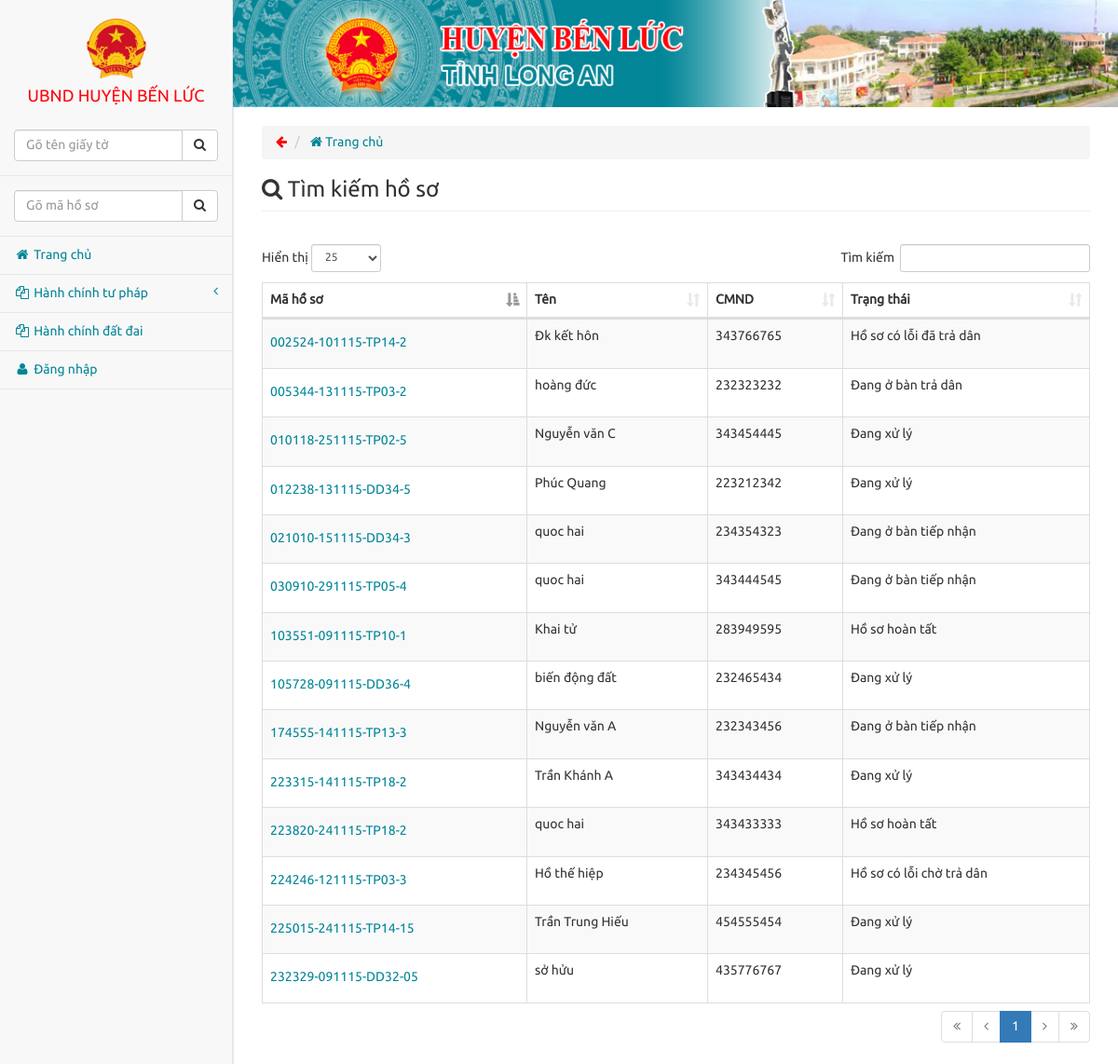
Page /index.php/admin/xem_ho_so on the earlier database version.
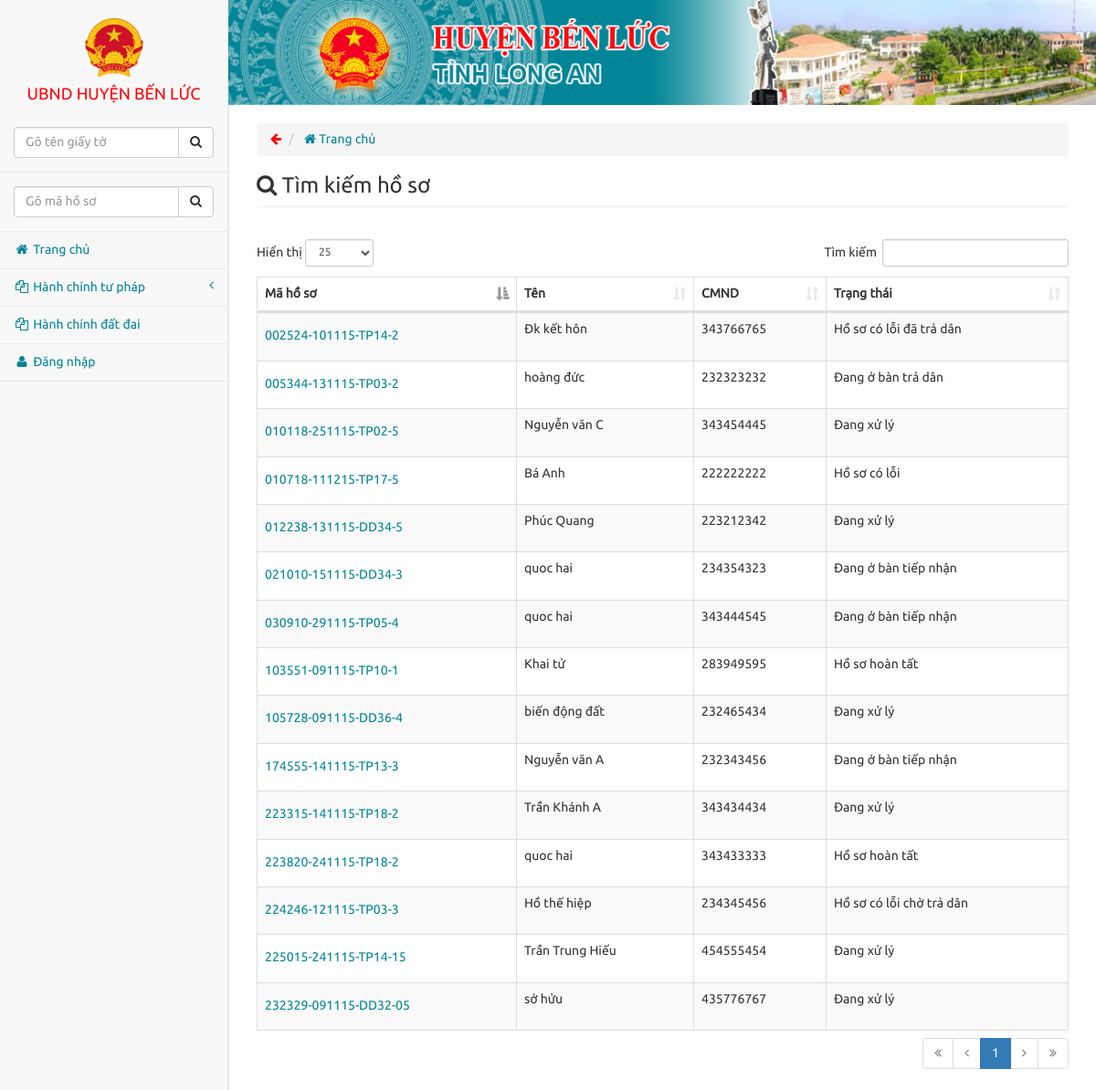
Same page on the later database version.
### tables this page shows
CREATE TABLE IF NOT EXISTS `ho_so` (
  `id` int(11) NOT NULL AUTO_INCREMENT,
  `mshs` varchar(200) NOT NULL,
  `name` varchar(200) NOT NULL,
  `type` int(11) NOT NULL,
  `cmnd` int(11) NOT NULL,
  `status` int(11) NOT NULL,
  `mcb` varchar(200) NOT NULL,
  `ngay_tra` varchar(200) NOT NULL,
  `sdt` varchar(200) NOT NULL,
  `dia_chi` text NOT NULL,
  `tt_giay_to_da_thu` text NOT NULL,
  `note` text NOT NULL,
  `error` text NOT NULL,
  `tien_thu` int(11) NOT NULL,
  PRIMARY KEY (`id`)
);

### application/controllers/admin/Xem_ho_so.php (called while the page is built, shortened)
<?php
class Xem_ho_so extends CI_Controller {
	public function index()
	{
		$this->load->model('ho_so');
		$data['title'] = 'Hồ sơ chi tiết - UBND Huyện Bến Lức';
		$this->load->view('templates/header', $data);
		$this->load->view('templates/aside');
		$this->load->view('templates/nav');
		$query = $this->ho_so->search_ho_so($this->input->post('num_search'),
			100,0);
		if($query){
			$this->load->view('ho_so_view',array(
					'query'=>$query
				));
		}else{
			redirect(base_url('trang_chu'));
		}
		$this->load->view('templates/footer');
	}
}

### index.php (called while the page is built, shortened)
<?php
require_once BASEPATH.'core/CodeIgniter.php';

### application/models/Ho_so.php (called while the page is built, shortened)
<?php
class Ho_so extends CI_Model {
    public function search_ho_so($id, $limit, $offset){
        $query = $this->db->get('ho_so');
        $array=array();
        $low_key=strval ($id);
       $low_key=strtolower($low_key);
      foreach($query->result_array() as $row){
        $low_search=strtolower($row['mshs']);
        $pos = strpos($low_search, $low_key);
        $pos1 = strpos($row['cmnd'], $low_key);
        if (($pos === false)&&($pos1 === false)) {
             } else {
                 $array[] = $row['id'];
            }
        }
        for ($i=0;$i<count($array);$i++){
            $this->db->or_where('id',  $array[$i]);
             }
        $this->db->limit($limit);
        $this->db->offset($offset);
        $q = $this->db->get('ho_so');
        return $q;
    }
}

### application/views/ho_so_view.php (the view, shortened to what this page needs)
<div class="col-lg-12">
    <ol class="breadcrumb">
        <li class="cursor back">
            <i class="fa fa-arrow-left"></i>
        </li>
        <li>
            <a href="<?php echo base_url('trang_chu'); ?>">
                <i class="fa fa-home"></i> Trang chủ
            </a>
        </li>
    </ol>
    <h3 class="page-header marTop"><i class="fa fa-search"></i> Tìm kiếm hồ sơ</h3>
    <div class="panel-body">
        <div class="row">
            <table id="table" class="table table-striped table-bordered">
                <thead>
                <tr>
                    <th>Mã hồ sơ</th>
                    <th>Tên</th>
                    <th>CMND</th>
                    <th>Trạng thái</th>
                </tr>
                </thead>
                <tbody>
            <?php
                foreach ($query->result() as $row){
  if($row->status==0) $arr='Đang ở bàn tiếp nhận';
  if($row->status==2)  $arr='Đang xử lý';
  if($row->status==4)  $arr='Đang ở bàn trả dân';
  if($row->status==5)  $arr='Hồ sơ hoàn tất';
  if($row->status==6)  $arr='Hồ sơ có lỗi';
  if($row->status==7)  $arr='Hồ sơ có lỗi chờ trả dân';
  if($row->status==8)  $arr='Hồ sơ có lỗi đã trả dân';
                echo '<tr>
              <td><a href="'.base_url().'admin/xem_ho_so/details/'.$row->id.'">
                <h5 class="truncate">'.$row->mshs.' </h5></a></td>
              <td> '.$row->name.'</td>
              <td>'.$row->cmnd.'</td>
                  <td>'.$arr.'</td>
                  </tr>';
                    }
                    ?>
                </tbody>
            </table>
        </div>
    </div>
</div>

### application/views/templates/header.php (shortened to what this page needs)
<!DOCTYPE html>
<html lang="en">
<head>
    <link href="<?php echo base_url('css/bootstrap.min.css'); ?>" rel="stylesheet">
    <link href="<?php echo base_url('css/jasny-bootstrap.min.css'); ?>" rel="stylesheet">
    <link href="<?php echo base_url('css/metisMenu.min.css'); ?>" rel="stylesheet">
    <link href="<?php echo base_url('css/demo-2.css'); ?>" rel="stylesheet">
    <link href="<?php echo base_url('css/font-awesome.min.css'); ?>" rel="stylesheet" type="text/css">
    <link href="<?php echo base_url('css/amaran.min.css'); ?>" rel="stylesheet">
    <link href="<?php echo base_url('css/dataTables.bootstrap.min.css'); ?>" rel="stylesheet">
    <link href="<?php echo base_url();?>css/jquery-ui.min.css" rel="stylesheet">
    <link href="<?php echo base_url('css/bootstrap-select.min.css'); ?>" rel="stylesheet" type="text/css">
</head>
<body>
<div id="wrapper">

### application/views/templates/aside.php (shortened to what this page needs)
<div class="navmenu navbar-default sidebar navmenu-fixed-left offcanvas-sm">
    <a class="navmenu-brand sidebar-nav visible-md visible-lg center" href="<?php echo base_url('trang_chu'); ?>">
        <img src="<?php echo base_url('img/logo.ico') ;?>" alt="">
        <p class="brand">UBND HUYỆN BẾN LỨC</p>
    </a>
    <ul class="nav navmenu-nav" id="side-menu">
        <li class="sidebar-search">
            <form  role="search" method="post"action="<?php echo base_url();?>phan_muc/8">
            <div class="input-group custom-search-form">
                <input type="text" class="form-control"name ="key_search" placeholder="Gõ tên giấy tờ">
                    <span class="input-group-btn">
                        <button class="btn btn-default" type="button">
                            <i class="fa fa-search"></i>
                        </button>
                    </span>
            </div>
            </form>
        </li>
        <li class="sidebar-search">
            <form role="search" method="post"action="<?php echo base_url();?>admin/xem_ho_so">
            <div class="input-group custom-search-form">
                <input type="text" class="form-control"name ="num_search" placeholder="Gõ mã hồ sơ">
                    <span class="input-group-btn">
                        <button class="btn btn-default" type="button">
                            <i class="fa fa-search"></i>
                        </button>
                    </span>
            </div>
            </form>
        </li>
        <li>
            <a href="<?php echo base_url('trang_chu'); ?>"><i class="fa fa-home fa-fw"></i> Trang chủ</a>
        </li>
        <li>
            <a href="<?php echo base_url('tu_phap'); ?>"><i class="fa fa-files-o fa-fw"></i> Hành chính tư pháp<span class="fa arrow"></span></a>
        </li>
        <li>
            <a href="<?php echo base_url('dat_dai'); ?>"><i class="fa fa-files-o fa-fw"></i> Hành chính đất đai</a>
        </li>
        <?php
        if (!isset($_SESSION['name_user'])){
        echo'
        <li>
            <a href="'. base_url('admin/admin').'"><i class="fa fa-user fa-fw"></i> Đăng nhập</a>
        </li>';}
        ?>
    </ul>
</div>

### application/views/templates/nav.php (shortened to what this page needs)
<div class="banner"></div>
<div id="page-wrapper">
    <div class="row">

### application/views/templates/footer.php (shortened to what this page needs)
</div>
</div>
</div>
</body>
</html>

### css/demo-2.css (style rules this page uses)
body { background-color: #f8f8f8; }
#wrapper { width: 100%; }
#page-wrapper { padding: 0 15px; min-height: 568px; background-color: #fff; }
@media (min-width:768px) { #page-wrapper { position: inherit; padding: 0 30px; border-left: 1px solid #e7e7e7; } }
.sidebar .sidebar-search { padding: 15px; }
.sidebar ul li { border-bottom: 1px solid #e7e7e7; }
.sidebar .arrow { float: right; }
.sidebar .fa.arrow:before { content: "\f104"; }
table.dataTable thead .sorting, table.dataTable thead .sorting_asc, table.dataTable thead .sorting_desc, table.dataTable thead .sorting_asc_disabled, table.dataTable thead .sorting_desc_disabled { background: 0 0; }
table.dataTable thead .sorting_asc:after { content: "\f0de"; float: right; font-family: fontawesome; }
table.dataTable thead .sorting:after { content: "\f0dc"; float: right; font-family: fontawesome; color: rgba(50,50,50,.5); }
.navmenu, .navbar-offcanvas { width: 250px; }
@media (min-width: 992px) { body { padding-left: 250px; } }
.banner { background-image: url("../img/banner.png"); background-repeat: no-repeat; background-size: cover; padding-bottom: 12.1%; }
body { font-family: ubuntu; }
.brand { padding-top: 10px; color: #ff040a; }
.navmenu-brand { padding-bottom: 0px; }
.center { text-align: center; }
.marTop { margin-top: 7px; }
.breadcrumb { margin-top: 20px; }
a { color: #018597; }
p { margin: 0px 0px 0px; }
.cursor { cursor: pointer; color: #ff040a; }
.table { margin-bottom: 0; }
li { list-style-type: none; }

Differences in the rows shown:
added ho_so: mshs "010718-111215-TP17-5", name "Bá Anh", cmnd "222222222", status "Hồ sơ có lỗi"
